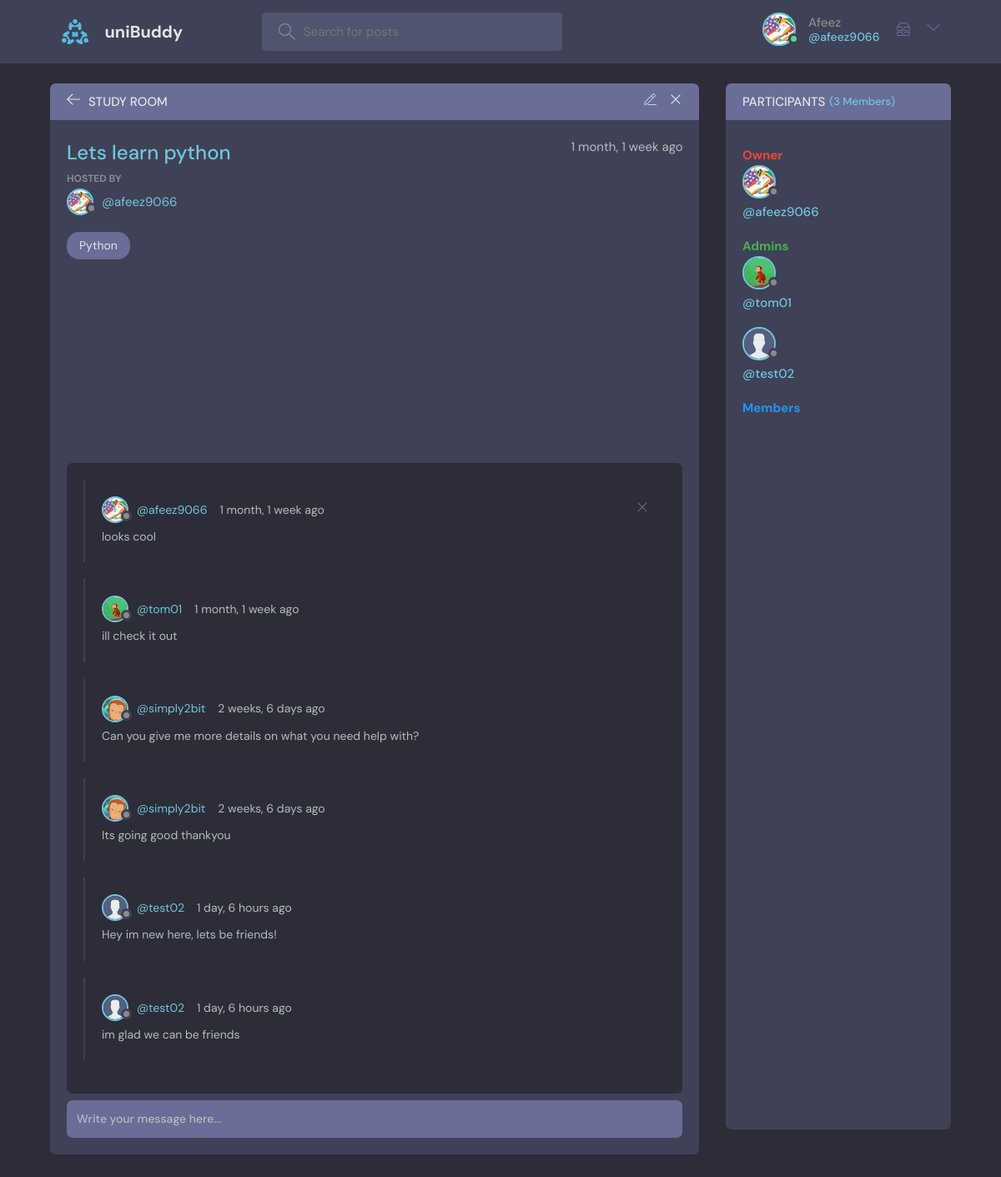
Before: /room/1/ (signed in) with the older database file.
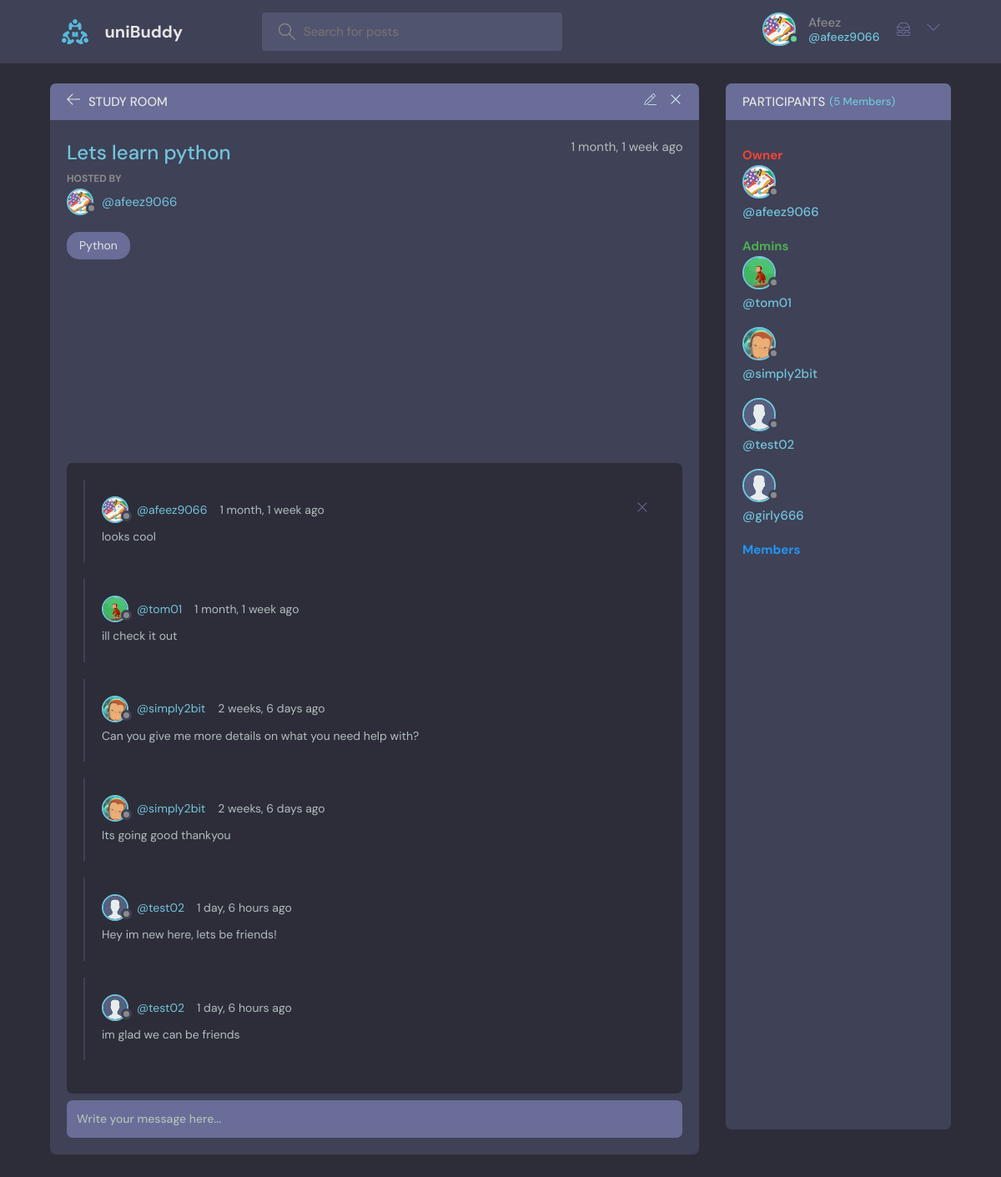
After: the same page with the newer database file.
### base/models.py (models this page shows, shortened)
class Message(models.Model):
    user = models.ForeignKey(
        User, on_delete=models.SET_NULL, null=True, blank=True)
    recipient = models.ForeignKey(
        User, on_delete=models.SET_NULL, null=True, blank=True, related_name="messages")
    name = models.CharField(max_length=200, null=True, blank=True)
    email = models.EmailField(max_length=200, null=True, blank=True)
    subject = models.CharField(max_length=200, null=True, blank=True)
    body = models.TextField()
    is_read = models.BooleanField(default=False, null=True)
    room = models.ForeignKey(Room, on_delete=models.CASCADE)
    updated = models.DateTimeField(auto_now=True)
    created = models.DateTimeField(auto_now_add=True)
    class Meta:
        ordering = ['is_read', '-created']

class User(AbstractUser):
    name = models.CharField(max_length=200, null=True)
    email = models.EmailField(unique=True, null=True)
    bio = models.TextField(null=True)
    avatar = models.ImageField(null=True, default="avatar.svg")
    followers = models.ManyToManyField('self', related_name='following', blank=True)
    follower_count = models.IntegerField(default=0)
    USERNAME_FIELD = 'email'
    REQUIRED_FIELDS = []

### base/views.py (the view, shortened to what this page needs)
# urls.py: path('room/<str:pk>/', views.room, name="room"),
def room(request, pk):
    room = Room.objects.get(id=pk)
    if room.is_private and request.user not in room.participants.all():
        return redirect('access_code', pk=room.id)
    room_messages = room.message_set.all().order_by('created')
    participants = room.participants.all()
    is_admin = request.user in room.admins.all()
    context = {'room': room, 'room_messages': room_messages,
               'participants': participants, 'is_admin': is_admin,}
    return render(request, 'base/room.html', context)

### base/models.py (called while the page is built)
    def __str__(self):
        return self.name

### base/templatetags/custom_tags.py (called while the page is built)
@register.simple_tag
def unread_messages_count(user):
    return user.messages.filter(is_read=False).count()

### base/templates/base/room.html (shortened to what the changed rows need)
{% extends 'main.html' %}
{% block content %}
<main class="profile-page layout layout--2">
  <div class="container">
    <div class="room">
      <div class="room__box scroll">
        <div class="room__conversation">
          <div class="threads scroll">
            {% for message in room_messages %}
            <div class="thread">
              <div class="thread__top">
                <div class="thread__author">
                  <a href="{% url 'user-profile' message.user.id %}" class="thread__authorInfo">
                    <div class="avatar avatar--small">
                      <img src="{{message.user.avatar.url}}" />
                    </div>
                    <span>@{{message.user.username}}</span>
                  </a>
                  <span class="thread__date">{{message.created|timesince}} ago</span>
                </div>
                {% if request.user == message.user %}
                <a href="{% url 'delete-message' message.id %}">
                  <div class="thread__delete">
                    <svg version="1.1" xmlns="http://www.w3.org/2000/svg" width="32" height="32" viewBox="0 0 32 32">
                      <title>remove</title>
                      <path
                        d="M27.314 6.019l-1.333-1.333-9.98 9.981-9.981-9.981-1.333 1.333 9.981 9.981-9.981 9.98 1.333 1.333 9.981-9.98 9.98 9.98 1.333-1.333-9.98-9.98 9.98-9.981z">
                      </path>
                    </svg>
                  </div>
                </a>
                {% endif %}
              </div>
              <div class="thread__details">
                {{message.body}}
              </div>
            </div>
            {% endfor %}
          </div>
        </div>
      </div>
    </div>
    <div class="participants">
      <h3 class="participants__top">Participants <span>({{participants.count}} Members)</span></h3>
      <div class="participants__list scroll" data-room-id="{{ room.id }}">
        {% for user in participants %}
          {% if user == room.host %}
            <div class="participant owner">
          {% elif user in room.admins.all %}
            <div class="participant admin">
          {% else %}
            <div class="participant member">
          {% endif %}
              <a href="{%  url 'user-profile' user.id %}">
                <div class="avatar avatar--medium">
                  <img src="{{user.avatar.url}}" />
                </div>
                <p>
                  <span>@{{user.username}}</span>
                </p>
              </a>
        {% endfor %}
      </div>
    </div>
  </div>
</main>
{% endblock content %}

### templates/navbar.html (shortened to what this page needs)
{% load static %}
{% load static custom_tags %}
<header class="header header--loggedIn">
    <div class="container">
        <a href="{% url 'home' %}" class="header__logo">
            <img src="{% static 'images/logo.svg' %}" />
            <h1>uniBuddy</h1>
        </a>
        <form class="header__search" method="GET" action="{% url 'home' %}">
            <label>
                <input name="q" placeholder="Search for posts" />
            </label>
        </form>
        <nav class="header__menu">
            {% if request.user.is_authenticated %}
            <div class="header__user">
                <a href="{% url 'user-profile' request.user.id %}">
                    <div class="avatar avatar--medium active">
                        <img src="{{request.user.avatar.url}}" />
                    </div>
                    <p>{{request.user.name}} <span>@{{request.user.username}}</span></p>
                    <a href="{% url 'inbox' %}">
                    </a>
                </a>
                <button class="dropdown-button">
                    <svg version="1.1" xmlns="http://www.w3.org/2000/svg" width="32" height="32" viewBox="0 0 32 32">
                        <title>chevron-down</title>
                        <path d="M16 21l-13-13h-3l16 16 16-16h-3l-13 13z"></path>
                    </svg>
                </button>
            </div>
            {% else %}
            <a href="{% url 'login' %}">
                <img src="{% static 'images/avatar.svg' %}" />
                <p>Login</p>
            </a>
            {% endif %}
        </nav>
    </div>
</header>

Changed rows visible on the page:
now on this page (row edited): User: avatar (picture), username "simply2bit"
added User: avatar (placeholder picture), username "girly666"
Other visible differences:
{{ participants.count }}: "3" → "5"
